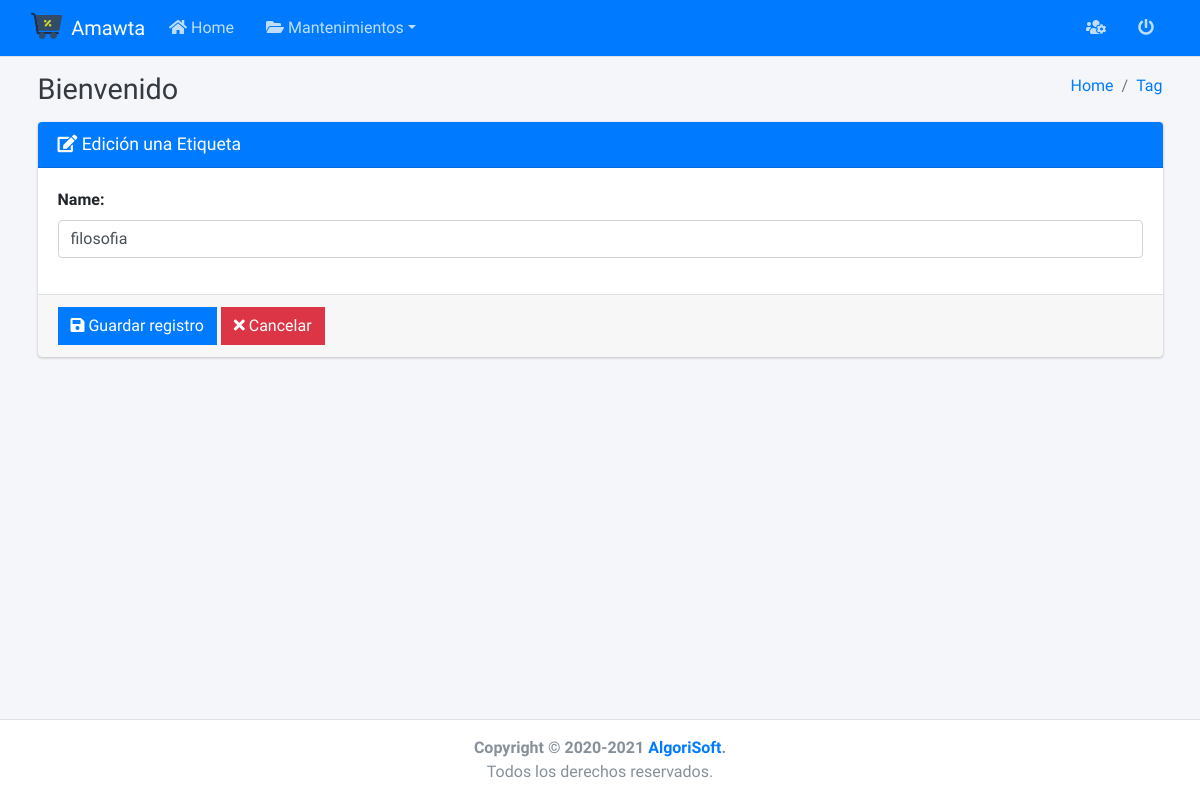
Page /yachay/tags/update/2/ on the earlier database version.
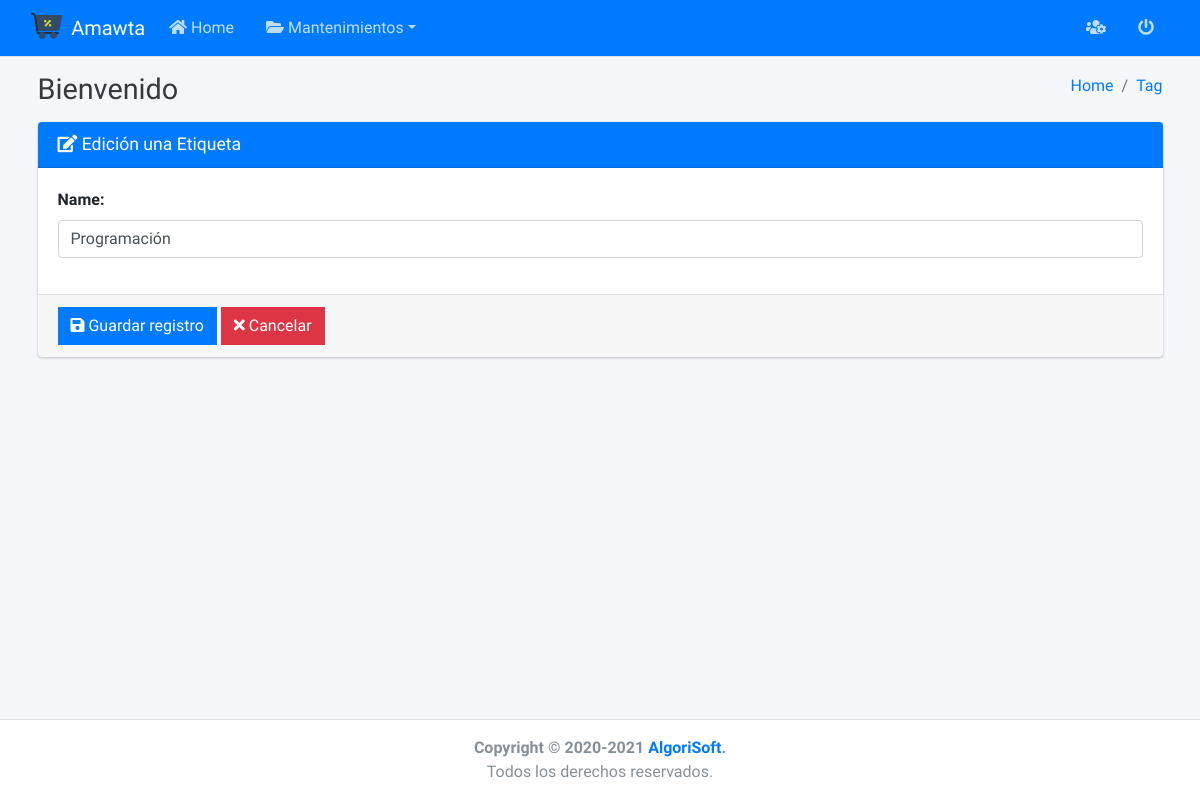
Same page on the later database version.
### yachay/models.py (models this page shows, shortened)
class Tag(models.Model):
    name = models.CharField(max_length=50, unique=True)

### yachay/views/tags/views.py (the view, shortened to what this page needs)
# urls.py: path('tags/update/<int:pk>/', TagUpdateView.as_view(), name='tag_update'),
class TagUpdateView(UpdateView):
    model = Tag
    form_class = TagForm
    template_name = 'tags/create.html'
    success_url = reverse_lazy('tag_list')
    def dispatch(self, request, *args, **kwargs):
        self.object = self.get_object()
        return super().dispatch(request, *args, **kwargs)
    def get_context_data(self, **kwargs):
        context = super().get_context_data(**kwargs)
        context['title'] = 'Edición una Etiqueta'
        context['entity'] = 'Tag'
        context['list_url'] = reverse_lazy('tag_list')
        context['action'] = 'edit'
        return context

### yachay/forms.py (shortened to what this page needs)
class TagForm(ModelForm):
    def __init__(self, *args, **kwargs):
        super().__init__(*args, **kwargs)
        self.fields['name'].widget.attrs['autofocus'] = True
    class Meta:
        model = Tag
        fields = '__all__'
        widgets = {
            'name': TextInput(
                attrs={
                    'placeholder': 'ejemplo: filosofía',
                }
            ),
        }

### yachay/templates/tags/create.html
{% extends 'form.html' %}

### templates/form.html (shortened to what this page needs)
{% extends 'layout.html' %}
{% load widget_tweaks %}
{% block content %}
    <form method="post" action="." enctype="multipart/form-data">
        <div class="card card-primary">
            <div class="card-header">
                <h3 class="card-title">
                    {% if action == 'add' %}
                        <i class="fas fa-plus"></i>
                    {% else %}
                        <i class="fas fa-edit"></i>
                    {% endif %}
                    {{ title }}
                </h3>
            </div>
            <div class="card-body">
                {% for field in form.visible_fields %}
                    <div class="form-group">
                        <label for="email">{{ field.label }}:</label>
                        {{ field|add_class:'form-control'|attr:'autocomplete:off' }}
                    </div>
                {% endfor %}
            </div>
            <div class="card-footer">
                <button type="submit" class="btn btn-primary btn-flat">
                    <i class="fas fa-save"></i> Guardar registro
                </button>
                <a href="{{ list_url }}" class="btn btn-danger btn-flat">
                    <i class="fas fa-times"></i> Cancelar
                </a>
            </div>
        </div>
    </form>
{% endblock %}

Differences in the rows shown:
changed Tag: name "filosofia" → "Programación"
